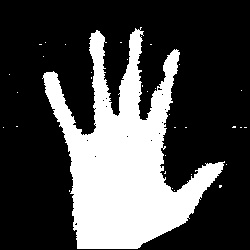
#> input picture images/train/hi/105.jpg, 250 x 250 px, given in place of the camera
$ python 'collect images.py'
#> lines starting #> are read from the running program, lines starting #| are printed output that depends on the picture; after the words box and inside, x2 and y2 are one past the last pixel; in counts of white or black regions, pixels touching at a corner belong together
import cv2
import os
import time

labels = ['hi', 'peace', 'ok']
IMAGES_PATH = 'images/train/'
#IMAGES_PATH = 'images/validation/'

number_images = 200

frame_width = 640
frame_height = 480

roi_width = 250
roi_height = 250
roi_x = 20
roi_y = 20

for label in labels:
    cap = cv2.VideoCapture(1)
    os.mkdir(IMAGES_PATH + label)
    print('Collect images for ' + label)
    time.sleep(3)
    for image in range(number_images):
        ret, frame = cap.read()
        frame = cv2.resize(frame, (frame_width, frame_height))
        frame = cv2.flip(frame, 1)

        start_point, end_point = (roi_x, roi_y), (roi_x+roi_width, roi_y+roi_height)
        cv2.rectangle(frame, start_point, end_point, color=(0, 255, 0), thickness=2)
        roi = frame[roi_y:roi_y+roi_height, roi_x:roi_x+roi_width]
        roi_resize = cv2.resize(roi, (128, 128))
        roi = cv2.cvtColor(roi, cv2.COLOR_BGR2GRAY)
        _, roi = cv2.threshold(roi, 36, 255, cv2.THRESH_BINARY_INV)

        cv2.imwrite(IMAGES_PATH + label + '/' + str(image) + '.jpg', roi)
        print('image ' + str(image))

        cv2.imshow('Output', frame)
        cv2.imshow('Roi', roi)

        if cv2.waitKey(1) & 0xFF==ord('q'):
            break
#> this loop made 1 pass; (key q is pressed on pass 1)
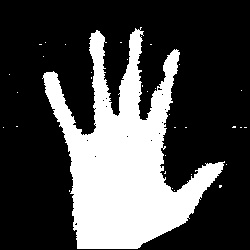
#> input picture images/train/hi/105.jpg, 250 x 250 px, given in place of the camera
#> pass 1, `frame = cv2.resize(frame, (frame_width, frame_height))`:
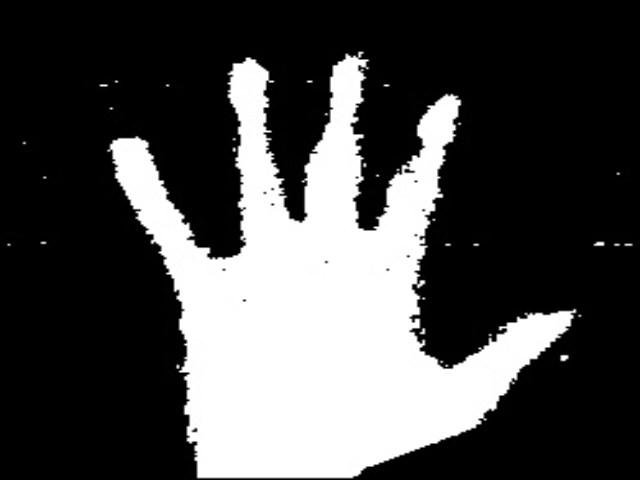
#> frame: shape (480, 640, 3); min 0, max 255, mean 73.2
#> pass 1, `frame = cv2.flip(frame, 1)`:
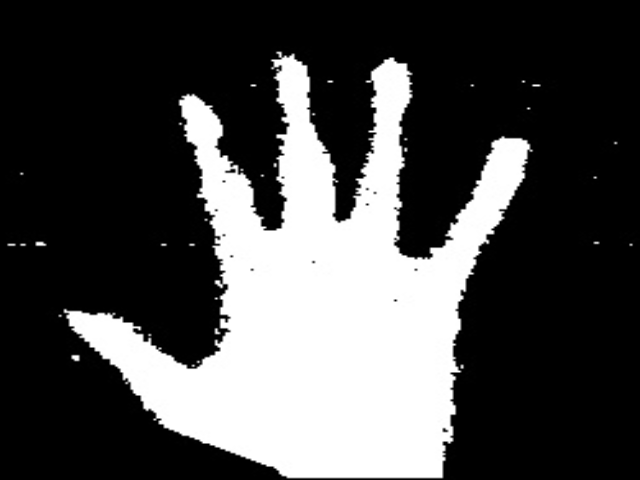
#> frame: shape (480, 640, 3); min 0, max 255, mean 73.2
#> pass 1, `roi = frame[roi_y:roi_y+roi_height, roi_x:roi_x+roi_width]`:
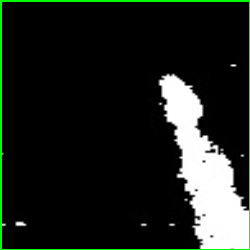
#> roi: shape (250, 250, 3); mean B, G, R 29.4, 35.4, 29.4
#> pass 1, `roi_resize = cv2.resize(roi, (128, 128))`:
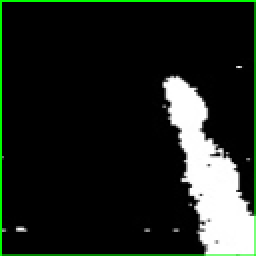
#> roi_resize: shape (128, 128, 3) (shown 2 times larger); mean B, G, R 29.3, 35.4, 29.3
#> after the loop:
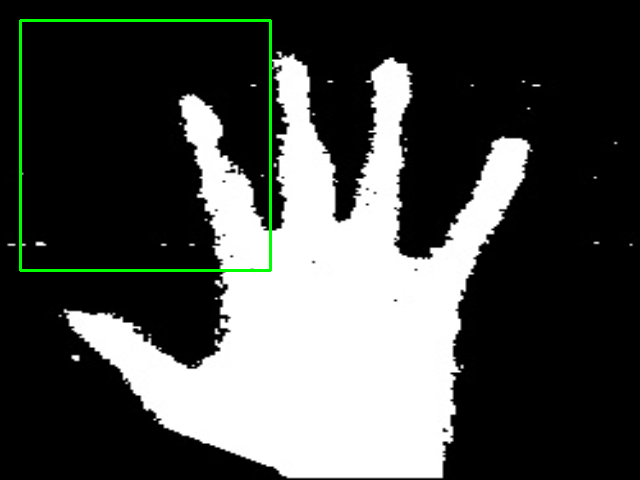
#> frame: shape (480, 640, 3); 0.98% of pixels changed, all inside (x1, y1, x2, y2) = (19, 19, 272, 272)
#> after the loop:
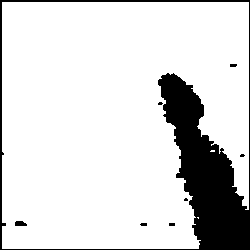
#> roi: shape (250, 250); 85.2% white; 8 black regions (5 under 20 px), largest, box (x1, y1, x2, y2) and area: (0, 0, 250, 250) 9106, (15, 221, 27, 226) 51, (230, 64, 237, 67) 20

cap.release()
cv2.destroyAllWindows()
